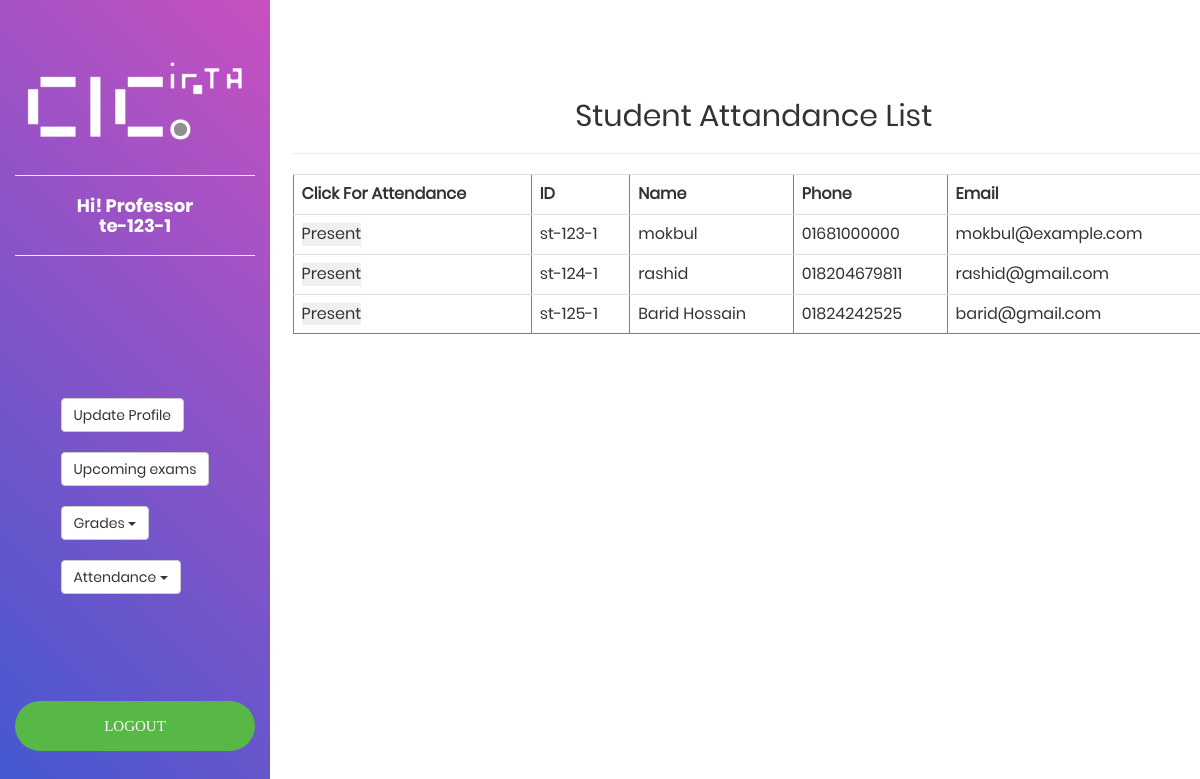
Page /module/teacher/studentAttendance.php (signed in) on the earlier database version.
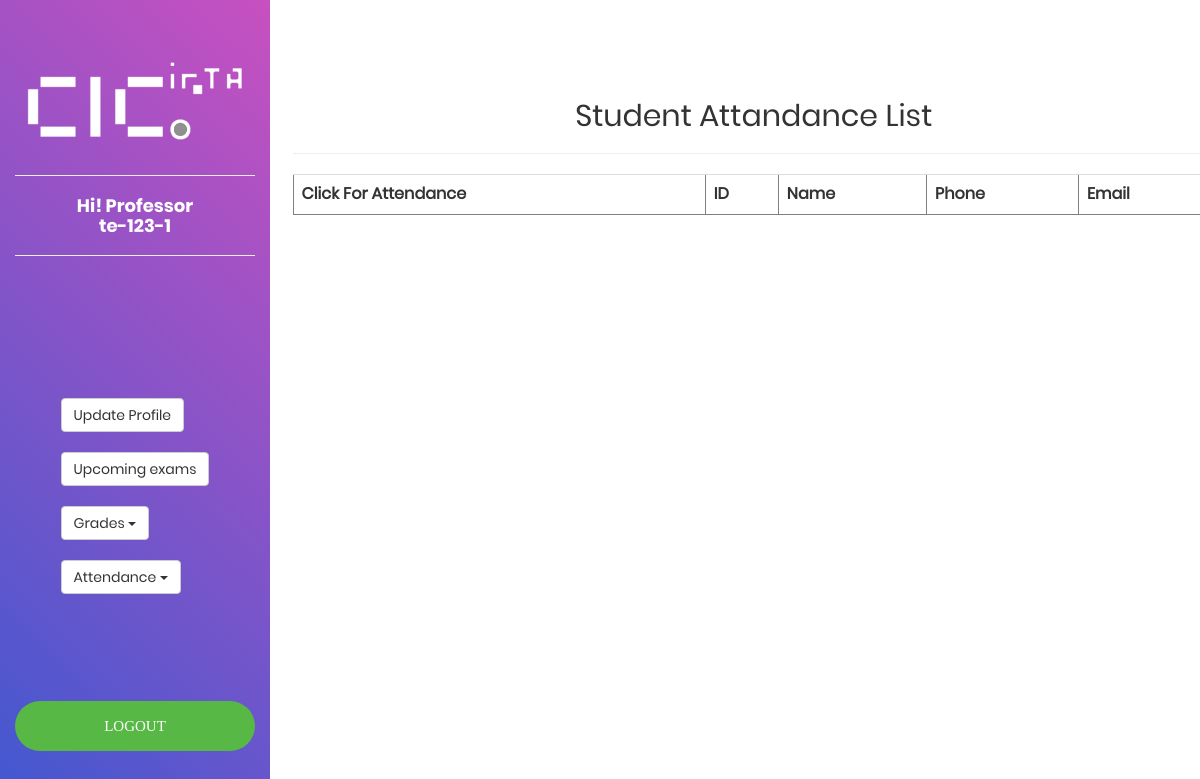
Same page on the later database version.
### tables this page shows
CREATE TABLE `students` (
  `id` varchar(20) NOT NULL,
  `name` varchar(20) NOT NULL,
  `password` varchar(20) NOT NULL,
  `phone` varchar(13) NOT NULL,
  `email` varchar(20) NOT NULL,
  `sex` varchar(7) NOT NULL,
  `dob` date NOT NULL,
  `addmissiondate` date NOT NULL,
  `address` varchar(50) NOT NULL,
  `parentid` varchar(20) NOT NULL,
  `classid` varchar(20) NOT NULL
);

### module/teacher/studentAttendance.php (the view, shortened to what this page needs)
<?php
$sql = "SELECT * FROM students where id not in (select attendedid from attendance where date=CURDATE())";
$res= mysql_query($sql);
$string = "";
while($row = mysql_fetch_array($res)){
    $string .= "<form action='attendStudent.php' method='post'>".
    "<tr><td><input type='submit' name='submit' value='Present'></td>".
    '<input type="hidden" value="'.$row['id'].'" name="id" />'.
    '<td>'.$row['id'].'</td><td>'.$row['name'].
    '</td><td>'.$row['phone'].'</td><td>'.$row['email'].'</td></tr></form>';
}
?>
<?php
include_once('sidebar-teacher.php');
?>
    <div class="col-md-offset-3 p-t-100">
        <center>
            <h2>Student Attandance List</h2><hr/>
              <table class="table table-hover" border="1">
                <tr>
                    <th>Click For Attendance</th>
                    <th>ID</th>
                    <th>Name</th>
                    <th>Phone</th>
                    <th>Email</th>
                </tr>
                <?php echo $string;?>
              </table>
        </center>
		</body>
</html>

Differences in the rows shown:
no longer on this page (row edited): students: id "st-123-1", name "mokbul", phone "01681000000", email "mokbul@example.com"
removed students: id "st-124-1", name "rashid", phone "018204679811", email "rashid@gmail.com"
removed students: id "st-125-1", name "Barid Hossain", phone "01824242525", email "barid@gmail.com"
